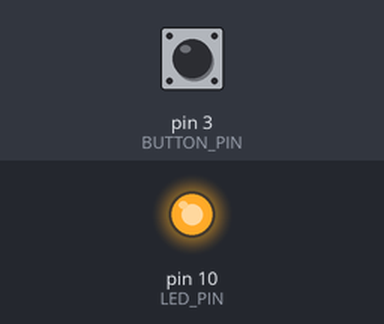
Bench run of a sketch on a simulated Arduino Uno, built with avr-gcc and run on an emulated ATmega328P. Shown: output pins drawn as LEDs (lit = HIGH). Inputs (shaded band) come from the test bench; at power-on: pin 3 (BUTTON_PIN) HIGH.

Above: at 1.2 s.
1.3 s: pin 3 (BUTTON_PIN) pulled LOW for 0.15 s
At 1.37 s:
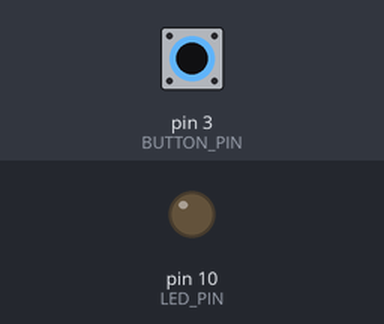
2.9 s: pin 3 (BUTTON_PIN) pulled LOW for 3.2 s
At 7.0 s:
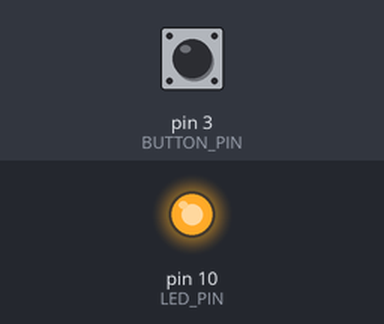
Timing chart, 0 to 8.5 s (numbered marks = the images above; inputs shaded):
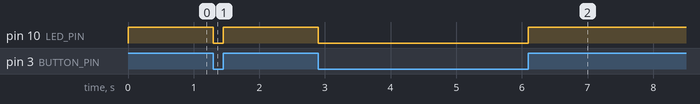

The sketch:

tutorial1_3_gpio_button_led.ino
```cpp
const int BUTTON_PIN = 3;  // スイッチは GP3
const int LED_PIN = 10;    // LEDは GP10

void setup() {
  pinMode(LED_PIN, OUTPUT); // LEDを繋いだGP10ピンを「出力モード」に
  pinMode(BUTTON_PIN, INPUT_PULLUP); // スイッチを繋いだGP3ピンを「入力モード（内部プルアップ有効）」に設定
}

void loop() {
  int buttonState = digitalRead(BUTTON_PIN); // スイッチの状態
  if (buttonState == HIGH) {               // スイッチが「押されていない」
    digitalWrite(LED_PIN, HIGH);           // LEDを消灯
  } else {                                 // スイッチが「押された」
    digitalWrite(LED_PIN, LOW);            // LEDを点灯
  }
}
```

Measured:
- after the input at 1.3 s, pin 10 (LED_PIN): HIGH → LOW at once, → HIGH 0.15 s later
- after the input at 2.9 s, pin 10 (LED_PIN): HIGH → LOW at once, → HIGH 3.2 s later
